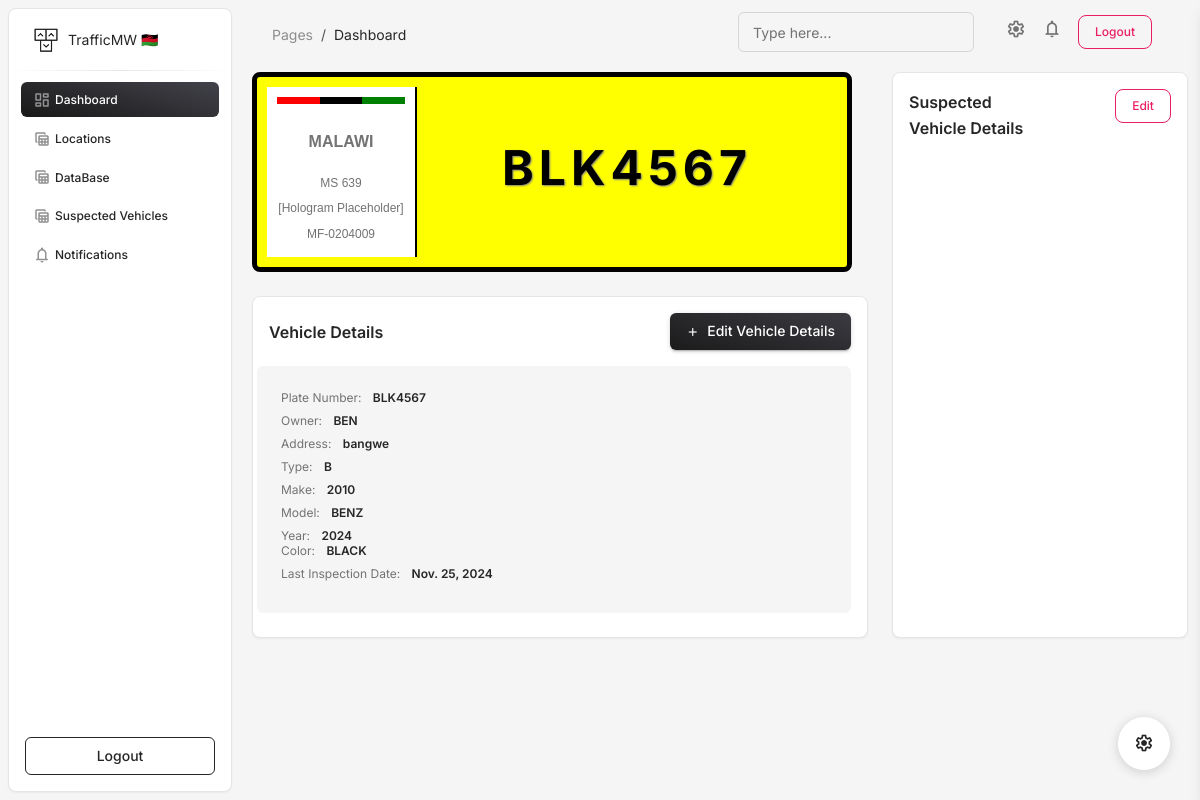
Page /vehicle/BLK4567/ on the earlier database version.
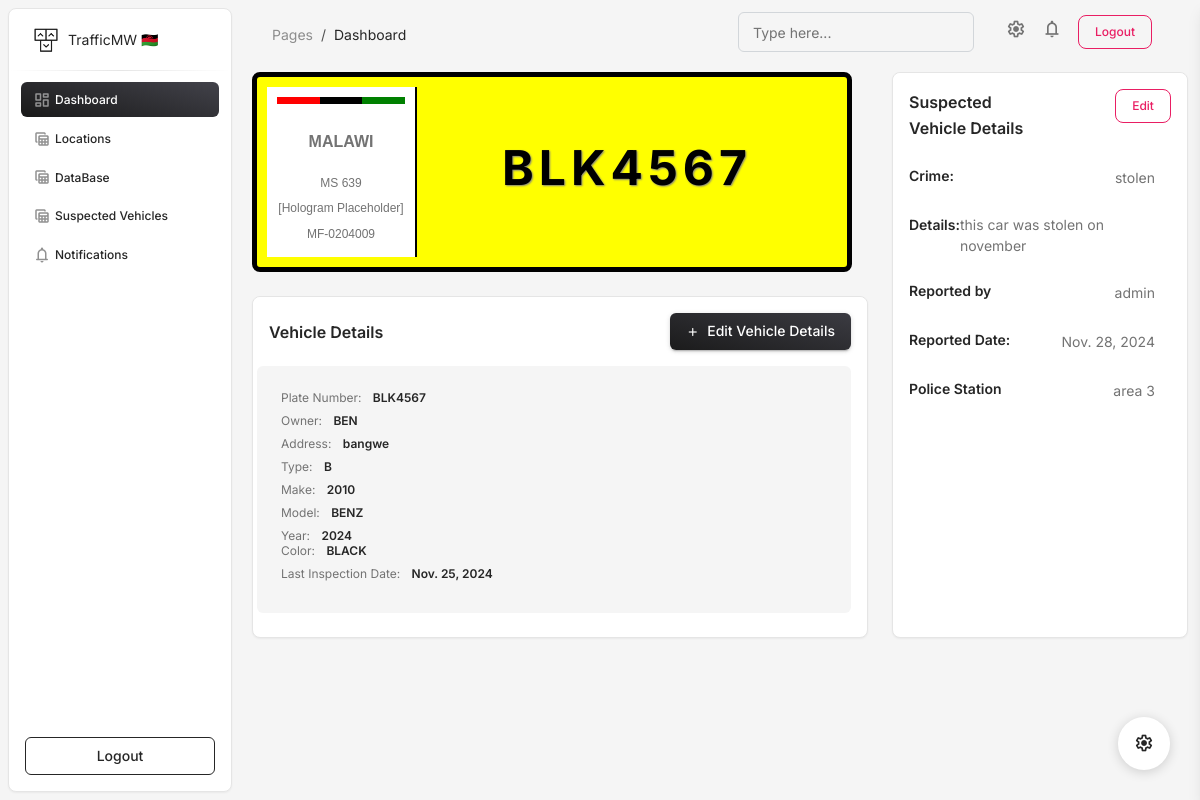
Same page on the later database version.
### core/models.py (models this page shows, shortened)
class SuspectVehicle(models.Model):
    vehicle = models.OneToOneField(Vehicle, on_delete=models.CASCADE, related_name='suspect_details')
    reported_by = models.ForeignKey(User, on_delete=models.SET_NULL, null=True, blank=True, related_name='reported_suspects')
    reason_suspected = models.TextField()  # Detailed reason for suspicion
    crime_committed = models.CharField(max_length=255)  # Short description of the crime
    crime_details = models.TextField(null=True, blank=True)  # Detailed description of the crime
    reported_date = models.DateField(auto_now_add=True)  # When the vehicle was reported
    police_station = models.CharField(max_length=100, null=True, blank=True)  # Station handling the case
    is_active = models.BooleanField(default=True)  # Whether the case is active or resolved

### core/views.py (the view)
# urls.py: path('vehicle/<str:plate_number>/', views.vehicle_details, name='vehicle_details'),
def vehicle_details(request, plate_number):
    vehicle = get_object_or_404(Vehicle, plate_number=plate_number)
    suspected_details = SuspectVehicle.objects.filter(vehicle=vehicle).first()  # Check if the vehicle is suspected
    return render(request, 'vehicle_details.html', {
        'vehicle': vehicle,
        'suspect_details': suspected_details
    })

### core/templates/vehicle_details.html (shortened to what the changed rows need)
{% extends 'base.html' %}
{% load static %}
{% block content %}
<div class="row">
    <div class="col-lg-8">
      <div class="row">
        <div class="col-xl-6 mb-xl-0 mb-8">
            <div class="number-plate">
                <div class="plate-number">
                    <h1>{{ vehicle.plate_number }}</h1>
                </div>
            </div>
        </div>
      </div>
    </div>
    <div class="col-lg-4">
      <div class="card h-100">
        <div class="card-body p-3 pb-0">
            {% if suspect_details %}
          <ul class="list-group">
            <li class="list-group-item border-0 d-flex justify-content-between ps-0 mb-2 border-radius-lg">
              <div class="d-flex flex-column">
                <h6 class="mb-1 text-dark font-weight-bold text-sm">Crime:</h6>
              </div>
              <div class="d-flex align-items-center text-sm">
                {{ suspect_details.crime_committed }}
              </div>
            </li>
            <li class="list-group-item border-0 d-flex justify-content-between ps-0 mb-2 border-radius-lg">
              <div class="d-flex flex-column">
                <h6 class="text-dark mb-1 font-weight-bold text-sm">Details:</h6>
              </div>
              <div class="d-flex align-items-center text-sm">
                {{ suspect_details.crime_details }}
              </div>
            </li>
            <li class="list-group-item border-0 d-flex justify-content-between ps-0 mb-2 border-radius-lg">
              <div class="d-flex flex-column">
                <h6 class="text-dark mb-1 font-weight-bold text-sm">Reported by</h6>
              </div>
              <div class="d-flex align-items-center text-sm">
                {{ suspect_details.reported_by.username }}
              </div>
            </li>
            <li class="list-group-item border-0 d-flex justify-content-between ps-0 mb-2 border-radius-lg">
              <div class="d-flex flex-column">
                <h6 class="text-dark mb-1 font-weight-bold text-sm">Reported Date:</h6>
              </div>
              <div class="d-flex align-items-center text-sm">
                {{ suspect_details.reported_date }}
              </div>
            </li>
            <li class="list-group-item border-0 d-flex justify-content-between ps-0 border-radius-lg">
              <div class="d-flex flex-column">
                <h6 class="text-dark mb-1 font-weight-bold text-sm">Police Station</h6>
              </div>
              <div class="d-flex align-items-center text-sm">
                {{ suspect_details.police_station }}
              </div>
            </li>
          </ul>
          {% endif %}
        </div>
      </div>
    </div>
  </div>
{% endblock %}

Differences in the rows shown:
added SuspectVehicle: crime_committed "stolen", crime_details "this car was stolen on november", reported_by.username "admin", reported_date "Nov. 28, 2024", police_station "area 3"
Other differences:
text now shown: "Crime: Details: Reported by Reported Date: Police Station"
